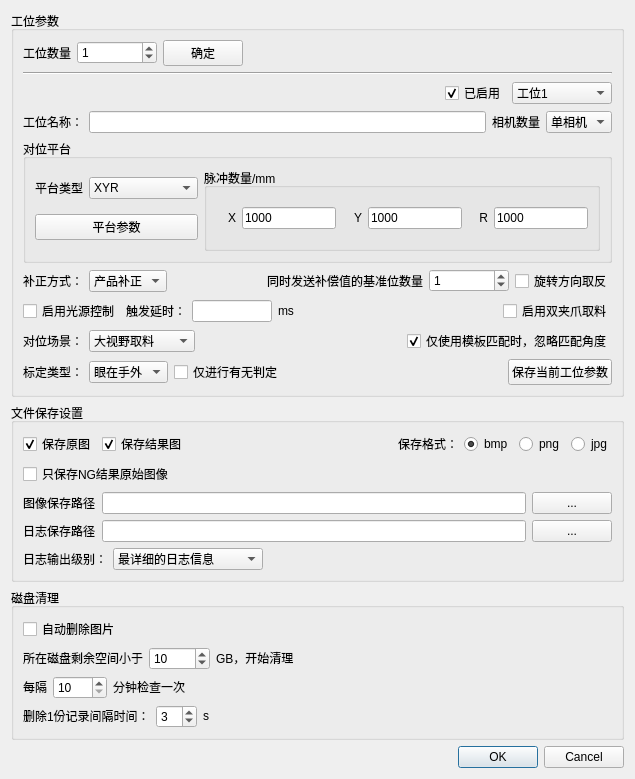
<?xml version="1.0" encoding="UTF-8"?>
<ui version="4.0">
 <class>SystemSettingDlg</class>
 <widget class="QDialog" name="SystemSettingDlg">
  <property name="geometry">
   <rect>
    <x>0</x>
    <y>0</y>
    <width>635</width>
    <height>779</height>
   </rect>
  </property>
  <property name="sizePolicy">
   <sizepolicy hsizetype="Preferred" vsizetype="Preferred">
    <horstretch>0</horstretch>
    <verstretch>0</verstretch>
   </sizepolicy>
  </property>
  <property name="windowTitle">
   <string>系统设置</string>
  </property>
  <layout class="QVBoxLayout" name="verticalLayout_4">
   <item>
    <widget class="QGroupBox" name="groupBoxStationParams">
     <property name="title">
      <string>工位参数</string>
     </property>
     <layout class="QVBoxLayout" name="verticalLayout">
      <item>
       <layout class="QHBoxLayout" name="horizontalLayout_4">
        <item>
         <widget class="QLabel" name="label_4">
          <property name="text">
           <string>工位数量</string>
          </property>
         </widget>
        </item>
        <item>
         <widget class="QSpinBox" name="spinBoxStationCount">
          <property name="minimumSize">
           <size>
            <width>80</width>
            <height>0</height>
           </size>
          </property>
          <property name="value">
           <number>1</number>
          </property>
         </widget>
        </item>
        <item>
         <widget class="QPushButton" name="pushButtonConfirmStationCount">
          <property name="text">
           <string>确定</string>
          </property>
         </widget>
        </item>
        <item>
         <spacer name="horizontalSpacer_10">
          <property name="orientation">
           <enum>Qt::Horizontal</enum>
          </property>
          <property name="sizeHint" stdset="0">
           <size>
            <width>40</width>
            <height>20</height>
           </size>
          </property>
         </spacer>
        </item>
       </layout>
      </item>
      <item>
       <widget class="Line" name="line">
        <property name="orientation">
         <enum>Qt::Horizontal</enum>
        </property>
       </widget>
      </item>
      <item>
       <layout class="QHBoxLayout" name="horizontalLayout_11">
        <item>
         <spacer name="horizontalSpacer_8">
          <property name="orientation">
           <enum>Qt::Horizontal</enum>
          </property>
          <property name="sizeHint" stdset="0">
           <size>
            <width>40</width>
            <height>20</height>
           </size>
          </property>
         </spacer>
        </item>
        <item>
         <widget class="QCheckBox" name="checkBoxEnableStation">
          <property name="text">
           <string>已启用</string>
          </property>
          <property name="checked">
           <bool>true</bool>
          </property>
         </widget>
        </item>
        <item>
         <widget class="QComboBox" name="comboBoxStationList">
          <property name="minimumSize">
           <size>
            <width>100</width>
            <height>0</height>
           </size>
          </property>
          <item>
           <property name="text">
            <string>工位1</string>
           </property>
          </item>
         </widget>
        </item>
       </layout>
      </item>
      <item>
       <layout class="QHBoxLayout" name="horizontalLayout_18">
        <item>
         <widget class="QLabel" name="label_17">
          <property name="text">
           <string>工位名称：</string>
          </property>
         </widget>
        </item>
        <item>
         <widget class="QLineEdit" name="lineEditStationName"/>
        </item>
        <item>
         <widget class="QLabel" name="label_18">
          <property name="text">
           <string>相机数量</string>
          </property>
         </widget>
        </item>
        <item>
         <widget class="QComboBox" name="comboBoxCameraCount">
          <item>
           <property name="text">
            <string>单相机</string>
           </property>
          </item>
          <item>
           <property name="text">
            <string>双相机</string>
           </property>
          </item>
         </widget>
        </item>
       </layout>
      </item>
      <item>
       <widget class="QGroupBox" name="groupBox_5">
        <property name="title">
         <string>对位平台</string>
        </property>
        <layout class="QHBoxLayout" name="horizontalLayout">
         <item>
          <layout class="QGridLayout" name="gridLayout">
           <item row="0" column="0">
            <widget class="QLabel" name="label_8">
             <property name="text">
              <string>平台类型</string>
             </property>
            </widget>
           </item>
           <item row="0" column="1">
            <widget class="QComboBox" name="comboBoxPlatformType">
             <item>
              <property name="text">
               <string>XYR</string>
              </property>
             </item>
             <item>
              <property name="text">
               <string>UVW/XXY</string>
              </property>
             </item>
             <item>
              <property name="text">
               <string>XY-ARCTANR</string>
              </property>
             </item>
             <item>
              <property name="text">
               <string>UserDefined</string>
              </property>
             </item>
            </widget>
           </item>
           <item row="1" column="0" colspan="2">
            <widget class="QPushButton" name="pushButtonPlatformParams">
             <property name="text">
              <string>平台参数</string>
             </property>
            </widget>
           </item>
          </layout>
         </item>
         <item>
          <widget class="QGroupBox" name="groupBox_6">
           <property name="title">
            <string>脉冲数量/mm</string>
           </property>
           <layout class="QHBoxLayout" name="horizontalLayout_14">
            <item>
             <widget class="QLabel" name="label_13">
              <property name="minimumSize">
               <size>
                <width>20</width>
                <height>0</height>
               </size>
              </property>
              <property name="text">
               <string>X</string>
              </property>
              <property name="alignment">
               <set>Qt::AlignRight|Qt::AlignTrailing|Qt::AlignVCenter</set>
              </property>
             </widget>
            </item>
            <item>
             <widget class="QLineEdit" name="lineEditPulseCountX">
              <property name="maximumSize">
               <size>
                <width>100</width>
                <height>16777215</height>
               </size>
              </property>
              <property name="text">
               <string>1000</string>
              </property>
             </widget>
            </item>
            <item>
             <widget class="QLabel" name="label_14">
              <property name="minimumSize">
               <size>
                <width>20</width>
                <height>0</height>
               </size>
              </property>
              <property name="text">
               <string>Y</string>
              </property>
              <property name="alignment">
               <set>Qt::AlignRight|Qt::AlignTrailing|Qt::AlignVCenter</set>
              </property>
             </widget>
            </item>
            <item>
             <widget class="QLineEdit" name="lineEditPulseCountY">
              <property name="maximumSize">
               <size>
                <width>100</width>
                <height>16777215</height>
               </size>
              </property>
              <property name="text">
               <string>1000</string>
              </property>
             </widget>
            </item>
            <item>
             <widget class="QLabel" name="label_15">
              <property name="minimumSize">
               <size>
                <width>20</width>
                <height>0</height>
               </size>
              </property>
              <property name="text">
               <string>R</string>
              </property>
              <property name="alignment">
               <set>Qt::AlignRight|Qt::AlignTrailing|Qt::AlignVCenter</set>
              </property>
             </widget>
            </item>
            <item>
             <widget class="QLineEdit" name="lineEditPulseCountR">
              <property name="maximumSize">
               <size>
                <width>100</width>
                <height>16777215</height>
               </size>
              </property>
              <property name="text">
               <string>1000</string>
              </property>
             </widget>
            </item>
           </layout>
          </widget>
         </item>
        </layout>
       </widget>
      </item>
      <item>
       <layout class="QHBoxLayout" name="horizontalLayout_2">
        <item>
         <widget class="QLabel" name="label">
          <property name="text">
           <string>补正方式：</string>
          </property>
         </widget>
        </item>
        <item>
         <widget class="QComboBox" name="comboBoxOffsetType">
          <item>
           <property name="text">
            <string>产品补正</string>
           </property>
          </item>
          <item>
           <property name="text">
            <string>平台补正</string>
           </property>
          </item>
         </widget>
        </item>
        <item>
         <spacer name="horizontalSpacer">
          <property name="orientation">
           <enum>Qt::Horizontal</enum>
          </property>
          <property name="sizeHint" stdset="0">
           <size>
            <width>40</width>
            <height>20</height>
           </size>
          </property>
         </spacer>
        </item>
        <item>
         <widget class="QLabel" name="label_16">
          <property name="text">
           <string>同时发送补偿值的基准位数量</string>
          </property>
         </widget>
        </item>
        <item>
         <widget class="QSpinBox" name="spinBoxOffsetCount">
          <property name="minimumSize">
           <size>
            <width>80</width>
            <height>0</height>
           </size>
          </property>
          <property name="value">
           <number>1</number>
          </property>
         </widget>
        </item>
        <item>
         <widget class="QCheckBox" name="checkBoxReverseAngle">
          <property name="text">
           <string>旋转方向取反</string>
          </property>
         </widget>
        </item>
       </layout>
      </item>
      <item>
       <layout class="QHBoxLayout" name="horizontalLayout_6">
        <item>
         <widget class="QCheckBox" name="checkBoxEnableLightControl">
          <property name="text">
           <string>启用光源控制</string>
          </property>
         </widget>
        </item>
        <item>
         <widget class="QLabel" name="label_2">
          <property name="text">
           <string>触发延时：</string>
          </property>
         </widget>
        </item>
        <item>
         <widget class="QLineEdit" name="lineEditLightDelayMs">
          <property name="maximumSize">
           <size>
            <width>80</width>
            <height>16777215</height>
           </size>
          </property>
         </widget>
        </item>
        <item>
         <widget class="QLabel" name="label_3">
          <property name="text">
           <string>ms</string>
          </property>
         </widget>
        </item>
        <item>
         <spacer name="horizontalSpacer_2">
          <property name="orientation">
           <enum>Qt::Horizontal</enum>
          </property>
          <property name="sizeHint" stdset="0">
           <size>
            <width>40</width>
            <height>20</height>
           </size>
          </property>
         </spacer>
        </item>
        <item>
         <widget class="QCheckBox" name="checkBoxEnablePairedCatchers">
          <property name="text">
           <string>启用双夹爪取料</string>
          </property>
         </widget>
        </item>
       </layout>
      </item>
      <item>
       <layout class="QHBoxLayout" name="horizontalLayout_7">
        <item>
         <widget class="QLabel" name="label_6">
          <property name="text">
           <string>对位场景：</string>
          </property>
         </widget>
        </item>
        <item>
         <widget class="QComboBox" name="comboBoxAlignType">
          <item>
           <property name="text">
            <string>大视野取料</string>
           </property>
          </item>
          <item>
           <property name="text">
            <string>对位补正</string>
           </property>
          </item>
          <item>
           <property name="text">
            <string>Tray盘下料</string>
           </property>
          </item>
          <item>
           <property name="text">
            <string>插接</string>
           </property>
          </item>
          <item>
           <property name="text">
            <string>单相机双Mark</string>
           </property>
          </item>
         </widget>
        </item>
        <item>
         <spacer name="horizontalSpacer_9">
          <property name="orientation">
           <enum>Qt::Horizontal</enum>
          </property>
          <property name="sizeHint" stdset="0">
           <size>
            <width>40</width>
            <height>20</height>
           </size>
          </property>
         </spacer>
        </item>
        <item>
         <widget class="QCheckBox" name="checkBoxIgnoreMatchAngle">
          <property name="text">
           <string>仅使用模板匹配时，忽略匹配角度</string>
          </property>
          <property name="checked">
           <bool>true</bool>
          </property>
         </widget>
        </item>
       </layout>
      </item>
      <item>
       <layout class="QHBoxLayout" name="horizontalLayout_3">
        <item>
         <widget class="QLabel" name="label_7">
          <property name="text">
           <string>标定类型：</string>
          </property>
         </widget>
        </item>
        <item>
         <widget class="QComboBox" name="comboBoxCalibType">
          <item>
           <property name="text">
            <string>眼在手外</string>
           </property>
          </item>
          <item>
           <property name="text">
            <string>眼在手上</string>
           </property>
          </item>
         </widget>
        </item>
        <item>
         <widget class="QCheckBox" name="checkBoxJudgeExistenceOnly">
          <property name="text">
           <string>仅进行有无判定</string>
          </property>
         </widget>
        </item>
        <item>
         <spacer name="horizontalSpacer_4">
          <property name="orientation">
           <enum>Qt::Horizontal</enum>
          </property>
          <property name="sizeHint" stdset="0">
           <size>
            <width>40</width>
            <height>20</height>
           </size>
          </property>
         </spacer>
        </item>
        <item>
         <widget class="QPushButton" name="pushButtonConfirmStationParams">
          <property name="text">
           <string>保存当前工位参数</string>
          </property>
         </widget>
        </item>
       </layout>
      </item>
     </layout>
    </widget>
   </item>
   <item>
    <widget class="QGroupBox" name="groupBoxSaveSetting">
     <property name="sizePolicy">
      <sizepolicy hsizetype="Preferred" vsizetype="Fixed">
       <horstretch>0</horstretch>
       <verstretch>0</verstretch>
      </sizepolicy>
     </property>
     <property name="title">
      <string>文件保存设置</string>
     </property>
     <layout class="QVBoxLayout" name="verticalLayout_2">
      <item>
       <layout class="QHBoxLayout" name="horizontalLayout_8">
        <item>
         <widget class="QCheckBox" name="checkBoxSaveSrcImage">
          <property name="text">
           <string>保存原图</string>
          </property>
          <property name="checked">
           <bool>true</bool>
          </property>
         </widget>
        </item>
        <item>
         <widget class="QCheckBox" name="checkBoxSaveResultImage">
          <property name="text">
           <string>保存结果图</string>
          </property>
          <property name="checked">
           <bool>true</bool>
          </property>
         </widget>
        </item>
        <item>
         <spacer name="horizontalSpacer_3">
          <property name="orientation">
           <enum>Qt::Horizontal</enum>
          </property>
          <property name="sizeHint" stdset="0">
           <size>
            <width>40</width>
            <height>20</height>
           </size>
          </property>
         </spacer>
        </item>
        <item>
         <widget class="QLabel" name="labelSaveFormat">
          <property name="text">
           <string>保存格式：</string>
          </property>
         </widget>
        </item>
        <item>
         <widget class="QRadioButton" name="radioButtonBmp">
          <property name="text">
           <string>bmp</string>
          </property>
          <property name="checked">
           <bool>true</bool>
          </property>
         </widget>
        </item>
        <item>
         <widget class="QRadioButton" name="radioButtonPng">
          <property name="text">
           <string>png</string>
          </property>
          <property name="checked">
           <bool>false</bool>
          </property>
         </widget>
        </item>
        <item>
         <widget class="QRadioButton" name="radioButtonJpg">
          <property name="text">
           <string>jpg</string>
          </property>
         </widget>
        </item>
       </layout>
      </item>
      <item>
       <widget class="QCheckBox" name="checkBoxSaveOnlyNgImage">
        <property name="text">
         <string>只保存NG结果原始图像</string>
        </property>
       </widget>
      </item>
      <item>
       <layout class="QHBoxLayout" name="horizontalLayout_13">
        <item>
         <widget class="QLabel" name="labelSaveImage_2">
          <property name="sizePolicy">
           <sizepolicy hsizetype="Fixed" vsizetype="Preferred">
            <horstretch>0</horstretch>
            <verstretch>0</verstretch>
           </sizepolicy>
          </property>
          <property name="text">
           <string>图像保存路径</string>
          </property>
         </widget>
        </item>
        <item>
         <widget class="QLineEdit" name="lineEditImagePath">
          <property name="sizePolicy">
           <sizepolicy hsizetype="Preferred" vsizetype="Fixed">
            <horstretch>0</horstretch>
            <verstretch>0</verstretch>
           </sizepolicy>
          </property>
          <property name="minimumSize">
           <size>
            <width>0</width>
            <height>0</height>
           </size>
          </property>
         </widget>
        </item>
        <item>
         <widget class="QPushButton" name="pushButtonImagePath">
          <property name="sizePolicy">
           <sizepolicy hsizetype="Fixed" vsizetype="Fixed">
            <horstretch>0</horstretch>
            <verstretch>0</verstretch>
           </sizepolicy>
          </property>
          <property name="text">
           <string>...</string>
          </property>
         </widget>
        </item>
       </layout>
      </item>
      <item>
       <layout class="QHBoxLayout" name="horizontalLayout_17">
        <item>
         <widget class="QLabel" name="labelSaveLog_2">
          <property name="sizePolicy">
           <sizepolicy hsizetype="Fixed" vsizetype="Preferred">
            <horstretch>0</horstretch>
            <verstretch>0</verstretch>
           </sizepolicy>
          </property>
          <property name="text">
           <string>日志保存路径</string>
          </property>
         </widget>
        </item>
        <item>
         <widget class="QLineEdit" name="lineEditLogPath">
          <property name="sizePolicy">
           <sizepolicy hsizetype="Preferred" vsizetype="Fixed">
            <horstretch>0</horstretch>
            <verstretch>0</verstretch>
           </sizepolicy>
          </property>
          <property name="minimumSize">
           <size>
            <width>0</width>
            <height>0</height>
           </size>
          </property>
         </widget>
        </item>
        <item>
         <widget class="QPushButton" name="pushButtonLogPath">
          <property name="sizePolicy">
           <sizepolicy hsizetype="Fixed" vsizetype="Fixed">
            <horstretch>0</horstretch>
            <verstretch>0</verstretch>
           </sizepolicy>
          </property>
          <property name="text">
           <string>...</string>
          </property>
         </widget>
        </item>
       </layout>
      </item>
      <item>
       <layout class="QHBoxLayout" name="horizontalLayout_5">
        <item>
         <widget class="QLabel" name="label_5">
          <property name="text">
           <string>日志输出级别：</string>
          </property>
         </widget>
        </item>
        <item>
         <widget class="QComboBox" name="comboBoxLogLevel">
          <property name="minimumSize">
           <size>
            <width>150</width>
            <height>0</height>
           </size>
          </property>
          <item>
           <property name="text">
            <string>最详细的日志信息</string>
           </property>
          </item>
          <item>
           <property name="text">
            <string>调试信息</string>
           </property>
          </item>
          <item>
           <property name="text">
            <string>一般信息</string>
           </property>
          </item>
          <item>
           <property name="text">
            <string>警告信息</string>
           </property>
          </item>
          <item>
           <property name="text">
            <string>错误信息</string>
           </property>
          </item>
          <item>
           <property name="text">
            <string>严重错误信息</string>
           </property>
          </item>
          <item>
           <property name="text">
            <string>关闭日志</string>
           </property>
          </item>
         </widget>
        </item>
        <item>
         <spacer name="horizontalSpacer_11">
          <property name="orientation">
           <enum>Qt::Horizontal</enum>
          </property>
          <property name="sizeHint" stdset="0">
           <size>
            <width>40</width>
            <height>20</height>
           </size>
          </property>
         </spacer>
        </item>
       </layout>
      </item>
     </layout>
    </widget>
   </item>
   <item>
    <widget class="QGroupBox" name="groupBoxCleanDisk_2">
     <property name="sizePolicy">
      <sizepolicy hsizetype="Preferred" vsizetype="Fixed">
       <horstretch>0</horstretch>
       <verstretch>0</verstretch>
      </sizepolicy>
     </property>
     <property name="title">
      <string>磁盘清理</string>
     </property>
     <layout class="QVBoxLayout" name="verticalLayout_3">
      <item>
       <widget class="QCheckBox" name="checkBoxAutoDeleteImg">
        <property name="text">
         <string>自动删除图片</string>
        </property>
       </widget>
      </item>
      <item>
       <layout class="QHBoxLayout" name="horizontalLayout_22">
        <item>
         <widget class="QLabel" name="label_19">
          <property name="sizePolicy">
           <sizepolicy hsizetype="Fixed" vsizetype="Fixed">
            <horstretch>0</horstretch>
            <verstretch>0</verstretch>
           </sizepolicy>
          </property>
          <property name="text">
           <string>所在磁盘剩余空间小于</string>
          </property>
         </widget>
        </item>
        <item>
         <widget class="QSpinBox" name="spinBoxRemainSpace">
          <property name="sizePolicy">
           <sizepolicy hsizetype="Fixed" vsizetype="Fixed">
            <horstretch>0</horstretch>
            <verstretch>0</verstretch>
           </sizepolicy>
          </property>
          <property name="baseSize">
           <size>
            <width>0</width>
            <height>0</height>
           </size>
          </property>
          <property name="maximum">
           <number>99999</number>
          </property>
          <property name="value">
           <number>10</number>
          </property>
         </widget>
        </item>
        <item>
         <widget class="QLabel" name="label_21">
          <property name="sizePolicy">
           <sizepolicy hsizetype="Preferred" vsizetype="Fixed">
            <horstretch>0</horstretch>
            <verstretch>0</verstretch>
           </sizepolicy>
          </property>
          <property name="text">
           <string>GB，开始清理</string>
          </property>
         </widget>
        </item>
       </layout>
      </item>
      <item>
       <layout class="QHBoxLayout" name="horizontalLayout_24">
        <item>
         <widget class="QLabel" name="label_22">
          <property name="sizePolicy">
           <sizepolicy hsizetype="Fixed" vsizetype="Fixed">
            <horstretch>0</horstretch>
            <verstretch>0</verstretch>
           </sizepolicy>
          </property>
          <property name="text">
           <string>每隔</string>
          </property>
         </widget>
        </item>
        <item>
         <widget class="QSpinBox" name="spinBoxCheckTimeInterval">
          <property name="sizePolicy">
           <sizepolicy hsizetype="Fixed" vsizetype="Fixed">
            <horstretch>0</horstretch>
            <verstretch>0</verstretch>
           </sizepolicy>
          </property>
          <property name="minimum">
           <number>10</number>
          </property>
          <property name="maximum">
           <number>1000</number>
          </property>
          <property name="value">
           <number>10</number>
          </property>
         </widget>
        </item>
        <item>
         <widget class="QLabel" name="label_26">
          <property name="sizePolicy">
           <sizepolicy hsizetype="Preferred" vsizetype="Fixed">
            <horstretch>0</horstretch>
            <verstretch>0</verstretch>
           </sizepolicy>
          </property>
          <property name="text">
           <string>分钟检查一次</string>
          </property>
         </widget>
        </item>
       </layout>
      </item>
      <item>
       <layout class="QHBoxLayout" name="horizontalLayout_26">
        <item>
         <widget class="QLabel" name="label_27">
          <property name="sizePolicy">
           <sizepolicy hsizetype="Fixed" vsizetype="Fixed">
            <horstretch>0</horstretch>
            <verstretch>0</verstretch>
           </sizepolicy>
          </property>
          <property name="text">
           <string>删除1份记录间隔时间：</string>
          </property>
         </widget>
        </item>
        <item>
         <widget class="QSpinBox" name="spinBoxDeleteTimeInterval">
          <property name="sizePolicy">
           <sizepolicy hsizetype="Fixed" vsizetype="Fixed">
            <horstretch>0</horstretch>
            <verstretch>0</verstretch>
           </sizepolicy>
          </property>
          <property name="minimum">
           <number>1</number>
          </property>
          <property name="value">
           <number>3</number>
          </property>
         </widget>
        </item>
        <item>
         <widget class="QLabel" name="label_30">
          <property name="sizePolicy">
           <sizepolicy hsizetype="Preferred" vsizetype="Fixed">
            <horstretch>0</horstretch>
            <verstretch>0</verstretch>
           </sizepolicy>
          </property>
          <property name="text">
           <string>s</string>
          </property>
         </widget>
        </item>
       </layout>
      </item>
     </layout>
    </widget>
   </item>
   <item>
    <layout class="QHBoxLayout" name="horizontalLayout_27">
     <item>
      <spacer name="horizontalSpacer_5">
       <property name="orientation">
        <enum>Qt::Horizontal</enum>
       </property>
       <property name="sizeHint" stdset="0">
        <size>
         <width>40</width>
         <height>20</height>
        </size>
       </property>
      </spacer>
     </item>
     <item>
      <widget class="QDialogButtonBox" name="buttonBox">
       <property name="orientation">
        <enum>Qt::Horizontal</enum>
       </property>
       <property name="standardButtons">
        <set>QDialogButtonBox::Cancel|QDialogButtonBox::Ok</set>
       </property>
      </widget>
     </item>
    </layout>
   </item>
  </layout>
 </widget>
 <resources/>
 <connections/>
</ui>
